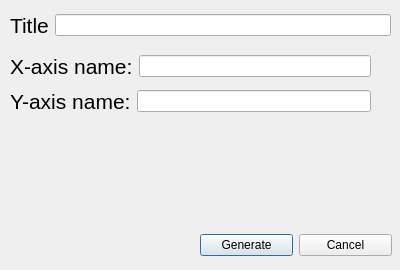
<?xml version="1.0" encoding="UTF-8"?>
<ui version="4.0">
 <class>Dialog</class>
 <widget class="QDialog" name="Dialog">
  <property name="geometry">
   <rect>
    <x>0</x>
    <y>0</y>
    <width>400</width>
    <height>270</height>
   </rect>
  </property>
  <property name="minimumSize">
   <size>
    <width>400</width>
    <height>270</height>
   </size>
  </property>
  <property name="maximumSize">
   <size>
    <width>400</width>
    <height>270</height>
   </size>
  </property>
  <property name="windowTitle">
   <string>Dialog</string>
  </property>
  <property name="windowIcon">
   <iconset>
    <normaloff>../Icons/line_axis_100dp_5985E1_FILL0_wght400_GRAD0_opsz48.png</normaloff>../Icons/line_axis_100dp_5985E1_FILL0_wght400_GRAD0_opsz48.png</iconset>
  </property>
  <property name="styleSheet">
   <string notr="true"/>
  </property>
  <widget class="QWidget" name="layoutWidget">
   <property name="geometry">
    <rect>
     <x>200</x>
     <y>230</y>
     <width>192</width>
     <height>30</height>
    </rect>
   </property>
   <layout class="QHBoxLayout" name="horizontalLayout">
    <item>
     <widget class="QPushButton" name="generateButton">
      <property name="text">
       <string>Generate</string>
      </property>
     </widget>
    </item>
    <item>
     <widget class="QPushButton" name="cancelButton">
      <property name="text">
       <string>Cancel</string>
      </property>
     </widget>
    </item>
   </layout>
  </widget>
  <widget class="QWidget" name="layoutWidget">
   <property name="geometry">
    <rect>
     <x>10</x>
     <y>10</y>
     <width>381</width>
     <height>30</height>
    </rect>
   </property>
   <layout class="QHBoxLayout" name="horizontalLayout_2">
    <item>
     <widget class="QLabel" name="label">
      <property name="font">
       <font>
        <pointsize>16</pointsize>
       </font>
      </property>
      <property name="text">
       <string>Title</string>
      </property>
     </widget>
    </item>
    <item>
     <widget class="QLineEdit" name="titleLineEdit"/>
    </item>
   </layout>
  </widget>
  <widget class="QWidget" name="layoutWidget_2">
   <property name="geometry">
    <rect>
     <x>10</x>
     <y>50</y>
     <width>361</width>
     <height>68</height>
    </rect>
   </property>
   <layout class="QVBoxLayout" name="verticalLayout">
    <item>
     <layout class="QHBoxLayout" name="horizontalLayout_5">
      <item>
       <widget class="QLabel" name="label_2">
        <property name="font">
         <font>
          <pointsize>16</pointsize>
         </font>
        </property>
        <property name="text">
         <string>X-axis name:</string>
        </property>
       </widget>
      </item>
      <item>
       <widget class="QLineEdit" name="xAxislineEdit"/>
      </item>
     </layout>
    </item>
    <item>
     <layout class="QHBoxLayout" name="horizontalLayout_4">
      <item>
       <widget class="QLabel" name="label_3">
        <property name="font">
         <font>
          <pointsize>16</pointsize>
         </font>
        </property>
        <property name="text">
         <string>Y-axis name:</string>
        </property>
       </widget>
      </item>
      <item>
       <widget class="QLineEdit" name="yAxislineEdit"/>
      </item>
     </layout>
    </item>
   </layout>
  </widget>
 </widget>
 <resources/>
 <connections/>
</ui>
